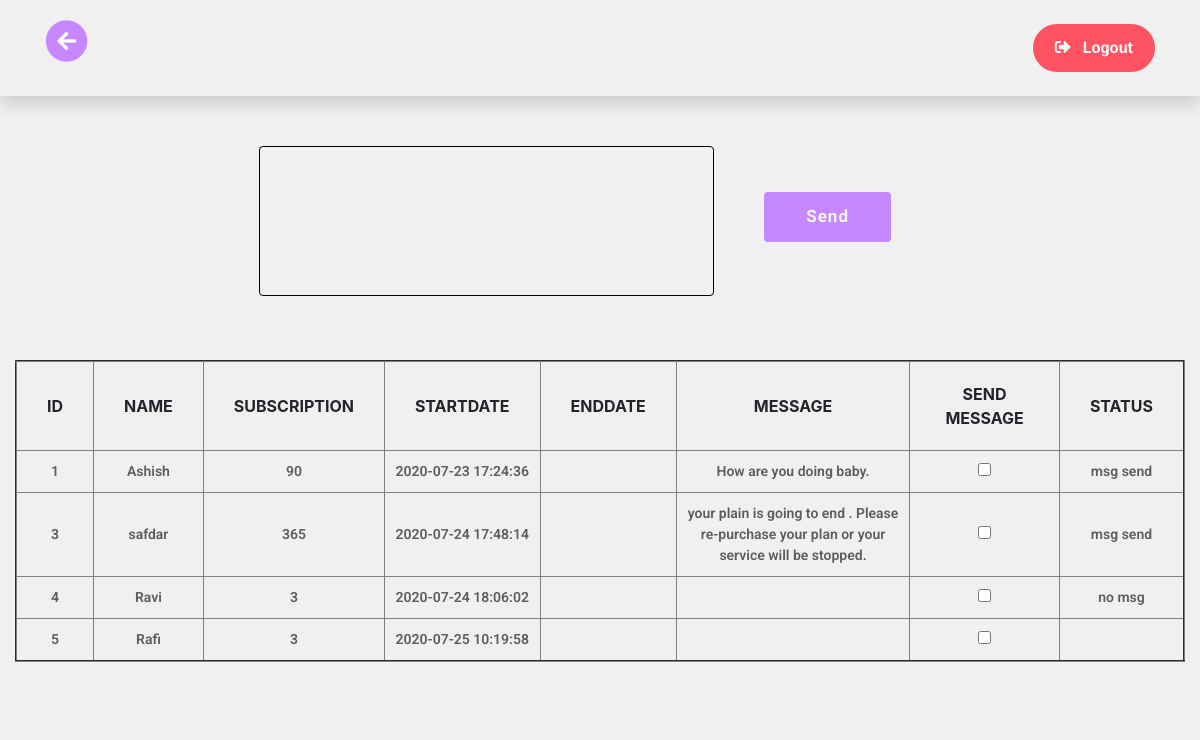
Screenshot of /admin/sendmsg.php (signed in) with the database file from the repository.
### tables this page shows
CREATE TABLE `client` (
  `id` int(255) NOT NULL,
  `name` varchar(255) NOT NULL,
  `email` varchar(255) NOT NULL,
  `mobile` varchar(255) NOT NULL,
  `subscription` varchar(255) NOT NULL,
  `startdate` timestamp NOT NULL DEFAULT current_timestamp(),
  `username` varchar(255) NOT NULL,
  `password` varchar(255) NOT NULL,
  `message` varchar(255) NOT NULL,
  `status` varchar(255) NOT NULL
);

### admin/sendmsg.php (the view, shortened to what this page needs)
<?php
 include '../connect.php';
?>
<!DOCTYPE html>
<html lang="en">
<head>
 <link rel="stylesheet" type="text/css" href="../style.css">
<link rel="stylesheet" href="https://maxcdn.bootstrapcdn.com/bootstrap/4.4.1/css/bootstrap.min.css">
<link rel="stylesheet" type="text/css" href="https://cdnjs.cloudflare.com/ajax/libs/font-awesome/5.13.0/css/all.min.css">
</head>
<body>
 <nav class="navbar shadow justify-content-between">
  <div class="container-lg">
    <a href="adminhome.php"><span class="fa-stack fa-lg"><i class="fa fa-circle fa-stack-2x"></i><i class="fa fa-arrow-left fa-stack-1x fa-inverse"></i></span></a>
    <a class="logout" href="../logout.php">
        <i class="fas fa-sign-out-alt mr-2"></i>
        Logout
    </a>
  </div>
</nav>
 <div class="container-fluid">
  <form class="form mess-form" method="POST">
        <div class="form-group mx-sm-3 mb-2">
              <textarea cols='50' rows="5" name="mess"></textarea>
              <button type="submit" name="submit" class="btn mb-2">Send</button>
        </div>
    <div class="table-responsive">
    <table border="2px">
      <thead>
        <tr>
          <th>id</th>
          <th>name</th>
          <th>subscription</th>
          <th>startdate</th>
          <th>Enddate</th>
          <th>message</th>
          <th>send message</th>
          <th>Status</th>
        </tr>
      </thead>
      <tbody>
        <?php
             $selectquery="select * from client";
             $call = mysqli_query($con,$selectquery);
            while( $res = mysqli_fetch_array($call) ){
               ?>
              <tr>
                <td><?php echo $res['id']?></td>
                <td><?php echo $res['name']?></td>
                <td><?php echo $res['subscription']?></td>
                <td><?php echo $res['startdate']?></td>
                <td></td>
                <td><?php echo $res['message']?></td>
                <td><input type="checkbox" name="check[]"  value='<?php echo $res['id']?>'></td>
                <td><?php echo $res['status']?></td>
              </tr>
              <?php
            }
        ?>
      </tbody>
    </table>
  </div>
</form>
</div>
</body>
</html>

### style.css (style rules this page uses)
* { margin: 0; padding: 0; }
html { background: #f0f0f0; }
body { background: #f0f0f0; overflow-x: hidden; }
.container-fluid { background: #f0f0f0; }
.fa-stack { position: absolute!important; top:20px; left:40px; font-size: 22px; color: #c788ff; transition: .4s; z-index: 999; }
.logout { padding:10px 20px; font-size: 16px; color: whitesmoke; font-weight: bold; transition: .4s; border-radius: 30px; background: #ff5363; outline: none; border: 2px solid #ff5363; font-family: 'Roboto', sans-serif; }
.logout i { margin-right: 10px; color: whitesmoke; }
.btn { padding: 17px 50px; text-decoration: none; color:whitesmoke; border:2px solid #c788ff; background: #c788ff; font-size: 22px; font-weight: bold; border-radius: 4px; transition:.4s; letter-spacing: 1px; font-family: 'Roboto', sans-serif; }
.mess-form { padding:50px 0; text-align: center; width: 100%; }
.mess-form .form-group { display: flex; justify-content: center; align-items: center; }
.mess-form .form-group textarea { width: 40%; height: 150px; border-radius: 4px; resize: none; border:1.5px solid black; padding:20px; font-weight: 600; background: #f0f0f0; }
.mess-form .form-group button { margin:0 50px; padding:10px 40px; background: #c788ff; color: whitesmoke; font-weight: 700; font-size: 17px; border:2px solid #c788ff; }

### admin/sendmsg.php (style rules this page uses)
.navbar { height: 12vh; background: #f0f0f0; }
table { margin-top: 7vh; width: 100%; }
th { padding:20px 30px; text-transform: uppercase; text-align: center; }
td { text-align: center; padding:10px; font-weight: 600; font-size: 14px; color: #5d5d5a; font-family: 'Roboto', sans-serif; }

### rows the page displays
client: id "1", name "Ashish", subscription "90", startdate "2020-07-23 17:24:36", message "How are you doing baby.", status "msg send"
client: id "3", name "safdar", subscription "365", startdate "2020-07-24 17:48:14", message "your plain is going to end . Please re-purchase your plan or your service will be stopped.", status "msg send"
client: id "4", name "Ravi", subscription "3", startdate "2020-07-24 18:06:02", status "no msg"
client: id "5", name "Rafi", subscription "3", startdate "2020-07-25 10:19:58"
